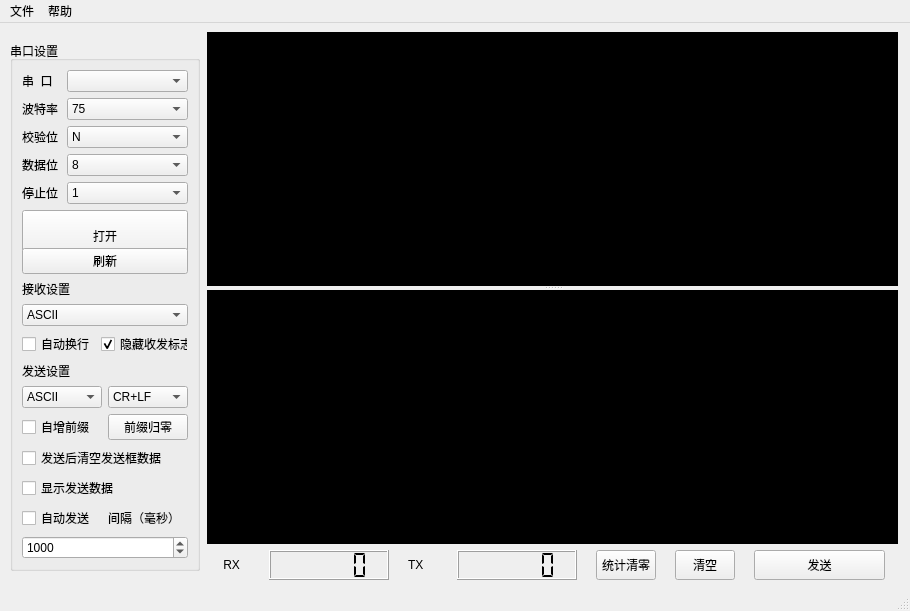
<?xml version="1.0" encoding="UTF-8"?>
<ui version="4.0">
 <class>MainWindow</class>
 <widget class="QMainWindow" name="MainWindow">
  <property name="geometry">
   <rect>
    <x>0</x>
    <y>0</y>
    <width>910</width>
    <height>611</height>
   </rect>
  </property>
  <property name="windowTitle">
   <string>SC_SerialTool</string>
  </property>
  <property name="styleSheet">
   <string notr="true"/>
  </property>
  <widget class="QWidget" name="centralwidget">
   <layout class="QGridLayout" name="gridLayout_2">
    <item row="0" column="0" rowspan="2">
     <widget class="QGroupBox" name="groupBox">
      <property name="sizePolicy">
       <sizepolicy hsizetype="Preferred" vsizetype="Preferred">
        <horstretch>0</horstretch>
        <verstretch>0</verstretch>
       </sizepolicy>
      </property>
      <property name="minimumSize">
       <size>
        <width>190</width>
        <height>530</height>
       </size>
      </property>
      <property name="maximumSize">
       <size>
        <width>190</width>
        <height>530</height>
       </size>
      </property>
      <property name="title">
       <string>串口设置</string>
      </property>
      <layout class="QGridLayout" name="gridLayout">
       <item row="11" column="0" colspan="2">
        <layout class="QHBoxLayout" name="horizontalLayout_8">
         <item>
          <widget class="QComboBox" name="sendType_comboBox">
           <item>
            <property name="text">
             <string>ASCII</string>
            </property>
           </item>
           <item>
            <property name="text">
             <string>HEX</string>
            </property>
           </item>
          </widget>
         </item>
         <item>
          <widget class="QComboBox" name="asciiTail_comboBox">
           <item>
            <property name="text">
             <string>CR+LF</string>
            </property>
           </item>
           <item>
            <property name="text">
             <string>LF</string>
            </property>
           </item>
           <item>
            <property name="text">
             <string>CR</string>
            </property>
           </item>
           <item>
            <property name="text">
             <string>NONE</string>
            </property>
           </item>
          </widget>
         </item>
        </layout>
       </item>
       <item row="9" column="0" colspan="2">
        <layout class="QHBoxLayout" name="horizontalLayout_7">
         <item>
          <widget class="QCheckBox" name="autoLF_checkBox">
           <property name="text">
            <string>自动换行</string>
           </property>
          </widget>
         </item>
         <item>
          <widget class="QCheckBox" name="hideSRFlag_checkBox">
           <property name="text">
            <string>隐藏收发标志</string>
           </property>
           <property name="checked">
            <bool>true</bool>
           </property>
          </widget>
         </item>
        </layout>
       </item>
       <item row="12" column="0" colspan="2">
        <layout class="QHBoxLayout" name="horizontalLayout_9">
         <item>
          <widget class="QCheckBox" name="inc_checkBox">
           <property name="text">
            <string>自增前缀</string>
           </property>
          </widget>
         </item>
         <item>
          <widget class="QPushButton" name="resetStartVal_pushButton">
           <property name="text">
            <string>前缀归零</string>
           </property>
          </widget>
         </item>
        </layout>
       </item>
       <item row="15" column="0" colspan="2">
        <layout class="QHBoxLayout" name="horizontalLayout_10">
         <item>
          <widget class="QCheckBox" name="autoSend_checkBox">
           <property name="text">
            <string>自动发送</string>
           </property>
          </widget>
         </item>
         <item>
          <widget class="QLabel" name="label_2">
           <property name="maximumSize">
            <size>
             <width>16777215</width>
             <height>12</height>
            </size>
           </property>
           <property name="text">
            <string>间隔（毫秒）</string>
           </property>
          </widget>
         </item>
        </layout>
       </item>
       <item row="14" column="0" colspan="2">
        <widget class="QCheckBox" name="showSent_checkBox">
         <property name="text">
          <string>显示发送数据</string>
         </property>
        </widget>
       </item>
       <item row="2" column="0" colspan="2">
        <layout class="QHBoxLayout" name="horizontalLayout_3">
         <item>
          <widget class="QLabel" name="label_5">
           <property name="text">
            <string>校验位</string>
           </property>
          </widget>
         </item>
         <item>
          <widget class="QComboBox" name="parity_comboBox">
           <property name="minimumSize">
            <size>
             <width>121</width>
             <height>0</height>
            </size>
           </property>
           <item>
            <property name="text">
             <string>N</string>
            </property>
           </item>
           <item>
            <property name="text">
             <string>E</string>
            </property>
           </item>
           <item>
            <property name="text">
             <string>O</string>
            </property>
           </item>
          </widget>
         </item>
        </layout>
       </item>
       <item row="7" column="0" colspan="2">
        <widget class="QLabel" name="label_9">
         <property name="text">
          <string>接收设置</string>
         </property>
        </widget>
       </item>
       <item row="5" column="0" colspan="2">
        <widget class="QPushButton" name="open_pushButton">
         <property name="minimumSize">
          <size>
           <width>0</width>
           <height>51</height>
          </size>
         </property>
         <property name="text">
          <string>打开</string>
         </property>
        </widget>
       </item>
       <item row="13" column="0" colspan="2">
        <widget class="QCheckBox" name="clearSentText_checkBox">
         <property name="text">
          <string>发送后清空发送框数据</string>
         </property>
         <property name="checked">
          <bool>false</bool>
         </property>
        </widget>
       </item>
       <item row="3" column="0" colspan="2">
        <layout class="QHBoxLayout" name="horizontalLayout_4">
         <item>
          <widget class="QLabel" name="label_6">
           <property name="text">
            <string>数据位</string>
           </property>
          </widget>
         </item>
         <item>
          <widget class="QComboBox" name="bytesize_comboBox">
           <property name="minimumSize">
            <size>
             <width>121</width>
             <height>0</height>
            </size>
           </property>
           <item>
            <property name="text">
             <string>8</string>
            </property>
           </item>
           <item>
            <property name="text">
             <string>7</string>
            </property>
           </item>
           <item>
            <property name="text">
             <string>6</string>
            </property>
           </item>
           <item>
            <property name="text">
             <string>5</string>
            </property>
           </item>
          </widget>
         </item>
        </layout>
       </item>
       <item row="0" column="0" colspan="2">
        <layout class="QHBoxLayout" name="horizontalLayout">
         <item>
          <widget class="QLabel" name="label">
           <property name="text">
            <string>串  口</string>
           </property>
          </widget>
         </item>
         <item>
          <widget class="QComboBox" name="port_comboBox">
           <property name="minimumSize">
            <size>
             <width>121</width>
             <height>0</height>
            </size>
           </property>
          </widget>
         </item>
        </layout>
       </item>
       <item row="16" column="0" colspan="2">
        <widget class="QSpinBox" name="sendInterval_spinBox">
         <property name="minimum">
          <number>1</number>
         </property>
         <property name="maximum">
          <number>10000</number>
         </property>
         <property name="singleStep">
          <number>1</number>
         </property>
         <property name="value">
          <number>1000</number>
         </property>
        </widget>
       </item>
       <item row="10" column="0">
        <widget class="QLabel" name="label_10">
         <property name="text">
          <string>发送设置</string>
         </property>
        </widget>
       </item>
       <item row="4" column="0" colspan="2">
        <layout class="QHBoxLayout" name="horizontalLayout_5">
         <item>
          <widget class="QLabel" name="label_7">
           <property name="text">
            <string>停止位</string>
           </property>
          </widget>
         </item>
         <item>
          <widget class="QComboBox" name="stopbits_comboBox">
           <property name="minimumSize">
            <size>
             <width>121</width>
             <height>0</height>
            </size>
           </property>
           <item>
            <property name="text">
             <string>1</string>
            </property>
           </item>
           <item>
            <property name="text">
             <string>1.5</string>
            </property>
           </item>
           <item>
            <property name="text">
             <string>2</string>
            </property>
           </item>
          </widget>
         </item>
        </layout>
       </item>
       <item row="8" column="0" colspan="2">
        <widget class="QComboBox" name="recvType_comboBox">
         <item>
          <property name="text">
           <string>ASCII</string>
          </property>
         </item>
         <item>
          <property name="text">
           <string>HEX</string>
          </property>
         </item>
        </widget>
       </item>
       <item row="1" column="0" colspan="2">
        <layout class="QHBoxLayout" name="horizontalLayout_2">
         <item>
          <widget class="QLabel" name="label_4">
           <property name="text">
            <string>波特率</string>
           </property>
          </widget>
         </item>
         <item>
          <widget class="QComboBox" name="baud_comboBox">
           <property name="minimumSize">
            <size>
             <width>121</width>
             <height>0</height>
            </size>
           </property>
           <item>
            <property name="text">
             <string>75</string>
            </property>
           </item>
           <item>
            <property name="text">
             <string>110</string>
            </property>
           </item>
           <item>
            <property name="text">
             <string>134</string>
            </property>
           </item>
           <item>
            <property name="text">
             <string>150</string>
            </property>
           </item>
           <item>
            <property name="text">
             <string>300</string>
            </property>
           </item>
           <item>
            <property name="text">
             <string>600</string>
            </property>
           </item>
           <item>
            <property name="text">
             <string>1200</string>
            </property>
           </item>
           <item>
            <property name="text">
             <string>1800</string>
            </property>
           </item>
           <item>
            <property name="text">
             <string>2400</string>
            </property>
           </item>
           <item>
            <property name="text">
             <string>4800</string>
            </property>
           </item>
           <item>
            <property name="text">
             <string>7200</string>
            </property>
           </item>
           <item>
            <property name="text">
             <string>9600</string>
            </property>
           </item>
           <item>
            <property name="text">
             <string>14400</string>
            </property>
           </item>
           <item>
            <property name="text">
             <string>19200</string>
            </property>
           </item>
           <item>
            <property name="text">
             <string>38400</string>
            </property>
           </item>
           <item>
            <property name="text">
             <string>57600</string>
            </property>
           </item>
           <item>
            <property name="text">
             <string>115200</string>
            </property>
           </item>
           <item>
            <property name="text">
             <string>128000</string>
            </property>
           </item>
           <item>
            <property name="text">
             <string>230400</string>
            </property>
           </item>
          </widget>
         </item>
        </layout>
       </item>
       <item row="6" column="0" colspan="2">
        <widget class="QPushButton" name="updatePort_pushButton">
         <property name="text">
          <string>刷新</string>
         </property>
        </widget>
       </item>
      </layout>
     </widget>
    </item>
    <item row="0" column="1">
     <widget class="QSplitter" name="splitter">
      <property name="minimumSize">
       <size>
        <width>691</width>
        <height>0</height>
       </size>
      </property>
      <property name="orientation">
       <enum>Qt::Vertical</enum>
      </property>
      <widget class="QTextBrowser" name="recv_TextBrowser">
       <property name="styleSheet">
        <string notr="true">background-color: rgb(0, 0, 0);
color: rgb(0, 255, 0);</string>
       </property>
       <property name="frameShape">
        <enum>QFrame::NoFrame</enum>
       </property>
       <property name="html">
        <string>&lt;!DOCTYPE HTML PUBLIC &quot;-//W3C//DTD HTML 4.0//EN&quot; &quot;http://www.w3.org/TR/REC-html40/strict.dtd&quot;&gt;
&lt;html&gt;&lt;head&gt;&lt;meta name=&quot;qrichtext&quot; content=&quot;1&quot; /&gt;&lt;style type=&quot;text/css&quot;&gt;
p, li { white-space: pre-wrap; }
&lt;/style&gt;&lt;/head&gt;&lt;body style=&quot; font-family:'SimSun'; font-size:9pt; font-weight:400; font-style:normal;&quot;&gt;
&lt;p style=&quot;-qt-paragraph-type:empty; margin-top:0px; margin-bottom:0px; margin-left:0px; margin-right:0px; -qt-block-indent:0; text-indent:0px; font-family:'新宋体';&quot;&gt;&lt;br /&gt;&lt;/p&gt;&lt;/body&gt;&lt;/html&gt;</string>
       </property>
      </widget>
      <widget class="QTextEdit" name="send_TextEdit">
       <property name="styleSheet">
        <string notr="true">background-color: rgb(0, 0, 0);
color: rgb(0, 255, 0);</string>
       </property>
       <property name="frameShape">
        <enum>QFrame::NoFrame</enum>
       </property>
       <property name="lineWrapColumnOrWidth">
        <number>-2</number>
       </property>
       <property name="html">
        <string>&lt;!DOCTYPE HTML PUBLIC &quot;-//W3C//DTD HTML 4.0//EN&quot; &quot;http://www.w3.org/TR/REC-html40/strict.dtd&quot;&gt;
&lt;html&gt;&lt;head&gt;&lt;meta name=&quot;qrichtext&quot; content=&quot;1&quot; /&gt;&lt;style type=&quot;text/css&quot;&gt;
p, li { white-space: pre-wrap; }
&lt;/style&gt;&lt;/head&gt;&lt;body style=&quot; font-family:'SimSun'; font-size:9pt; font-weight:400; font-style:normal;&quot;&gt;
&lt;p style=&quot;-qt-paragraph-type:empty; margin-top:0px; margin-bottom:0px; margin-left:0px; margin-right:0px; -qt-block-indent:0; text-indent:0px; font-family:'新宋体';&quot;&gt;&lt;br /&gt;&lt;/p&gt;&lt;/body&gt;&lt;/html&gt;</string>
       </property>
      </widget>
     </widget>
    </item>
    <item row="1" column="1">
     <layout class="QHBoxLayout" name="horizontalLayout_6">
      <item>
       <widget class="QLabel" name="label_3">
        <property name="maximumSize">
         <size>
          <width>30</width>
          <height>16777215</height>
         </size>
        </property>
        <property name="text">
         <string> RX</string>
        </property>
       </widget>
      </item>
      <item>
       <widget class="QLCDNumber" name="rx_lcdNumber">
        <property name="minimumSize">
         <size>
          <width>120</width>
          <height>0</height>
         </size>
        </property>
        <property name="maximumSize">
         <size>
          <width>50</width>
          <height>30</height>
         </size>
        </property>
        <property name="styleSheet">
         <string notr="true"/>
        </property>
        <property name="frameShape">
         <enum>QFrame::Box</enum>
        </property>
        <property name="lineWidth">
         <number>1</number>
        </property>
        <property name="smallDecimalPoint">
         <bool>true</bool>
        </property>
        <property name="segmentStyle">
         <enum>QLCDNumber::Flat</enum>
        </property>
        <property name="value" stdset="0">
         <double>0.000000000000000</double>
        </property>
        <property name="intValue" stdset="0">
         <number>0</number>
        </property>
       </widget>
      </item>
      <item>
       <widget class="QLabel" name="label_8">
        <property name="maximumSize">
         <size>
          <width>30</width>
          <height>16777215</height>
         </size>
        </property>
        <property name="text">
         <string>TX</string>
        </property>
       </widget>
      </item>
      <item>
       <widget class="QLCDNumber" name="tx_lcdNumber">
        <property name="minimumSize">
         <size>
          <width>120</width>
          <height>0</height>
         </size>
        </property>
        <property name="maximumSize">
         <size>
          <width>50</width>
          <height>30</height>
         </size>
        </property>
        <property name="styleSheet">
         <string notr="true"/>
        </property>
        <property name="smallDecimalPoint">
         <bool>true</bool>
        </property>
        <property name="segmentStyle">
         <enum>QLCDNumber::Flat</enum>
        </property>
        <property name="value" stdset="0">
         <double>0.000000000000000</double>
        </property>
        <property name="intValue" stdset="0">
         <number>0</number>
        </property>
       </widget>
      </item>
      <item>
       <widget class="QPushButton" name="clearLcdNumber_pushButton">
        <property name="minimumSize">
         <size>
          <width>0</width>
          <height>30</height>
         </size>
        </property>
        <property name="maximumSize">
         <size>
          <width>60</width>
          <height>30</height>
         </size>
        </property>
        <property name="text">
         <string>统计清零</string>
        </property>
       </widget>
      </item>
      <item>
       <widget class="QPushButton" name="clear_pushButton">
        <property name="maximumSize">
         <size>
          <width>60</width>
          <height>30</height>
         </size>
        </property>
        <property name="text">
         <string>清空</string>
        </property>
       </widget>
      </item>
      <item>
       <widget class="QPushButton" name="send_pushButton">
        <property name="minimumSize">
         <size>
          <width>131</width>
          <height>30</height>
         </size>
        </property>
        <property name="maximumSize">
         <size>
          <width>100</width>
          <height>30</height>
         </size>
        </property>
        <property name="text">
         <string>        发送        </string>
        </property>
       </widget>
      </item>
     </layout>
    </item>
   </layout>
   <zorder>splitter_2</zorder>
   <zorder>verticalSpacer_2</zorder>
   <zorder>rx_lcdNumber</zorder>
   <zorder>label_8</zorder>
   <zorder>tx_lcdNumber</zorder>
   <zorder>clearLcdNumber_pushButton</zorder>
   <zorder>clear_pushButton</zorder>
  </widget>
  <widget class="QMenuBar" name="menubar">
   <property name="geometry">
    <rect>
     <x>0</x>
     <y>0</y>
     <width>910</width>
     <height>23</height>
    </rect>
   </property>
   <widget class="QMenu" name="menu">
    <property name="title">
     <string>文件</string>
    </property>
    <addaction name="saveData_action"/>
    <addaction name="settings_action"/>
    <addaction name="separator"/>
    <addaction name="quit_action"/>
   </widget>
   <widget class="QMenu" name="menuHelp">
    <property name="title">
     <string>帮助</string>
    </property>
    <addaction name="about_action"/>
   </widget>
   <addaction name="menu"/>
   <addaction name="menuHelp"/>
  </widget>
  <widget class="QStatusBar" name="statusbar"/>
  <action name="about_action">
   <property name="text">
    <string>关于</string>
   </property>
  </action>
  <action name="saveData_action">
   <property name="text">
    <string>保存接收区数据</string>
   </property>
  </action>
  <action name="quit_action">
   <property name="text">
    <string>退出</string>
   </property>
  </action>
  <action name="settings_action">
   <property name="text">
    <string>数据合并</string>
   </property>
  </action>
 </widget>
 <resources/>
 <connections>
  <connection>
   <sender>quit_action</sender>
   <signal>triggered()</signal>
   <receiver>MainWindow</receiver>
   <slot>close()</slot>
   <hints>
    <hint type="sourcelabel">
     <x>-1</x>
     <y>-1</y>
    </hint>
    <hint type="destinationlabel">
     <x>453</x>
     <y>381</y>
    </hint>
   </hints>
  </connection>
 </connections>
</ui>
